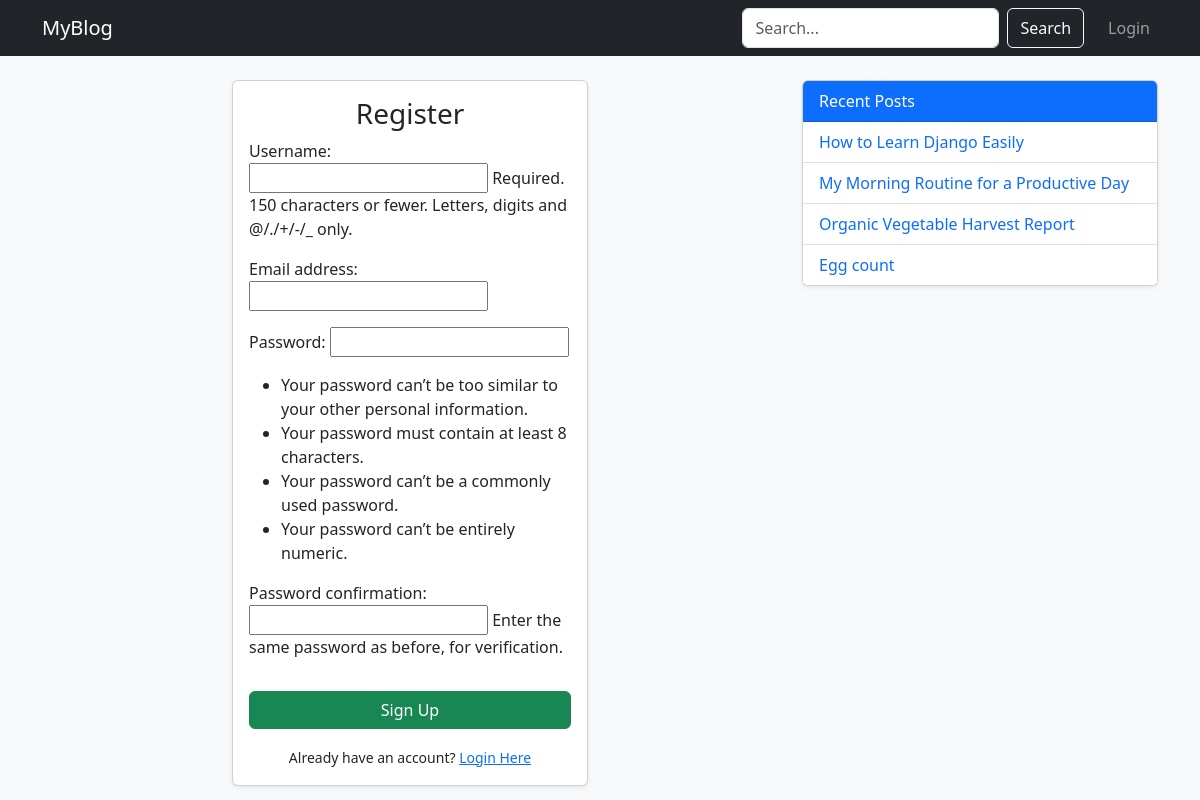
Screenshot of /register/ with the database file from the repository.
### blog/models.py (models this page shows, shortened)
class Post(models.Model):
    STATUS_CHOICES = (
        ('Draft', 'Draft'),
        ('Published', 'Published'),
    )
    title = models.CharField(max_length=200)
    slug = models.SlugField(unique=True, blank=True)
    author = models.ForeignKey(User, on_delete=models.CASCADE)
    content = models.TextField()
    featured_image = models.ImageField(upload_to='blog_images/', blank=True, null=True)
    status = models.CharField(max_length=10, choices=STATUS_CHOICES, default='Draft')
    created_at = models.DateTimeField(auto_now_add=True)
    updated_at = models.DateTimeField(auto_now=True)
    tags = TaggableManager() # 2.3 Tags
    likes = models.ManyToManyField(User, related_name='blog_likes', blank=True) # 2.2 Likes

### blog/views.py (the view)
# urls.py: path('register/', views.register, name='register'),
def register(request):
    if request.method == 'POST':
        form = SignUpForm(request.POST)
        if form.is_valid():
            user = form.save()
            login(request, user)
            return redirect('dashboard')
    else:
        form = SignUpForm()
    return render(request, 'blog/register.html', {'form': form})

### blog/forms.py
class SignUpForm(UserCreationForm):
    class Meta(UserCreationForm.Meta):
        fields = UserCreationForm.Meta.fields + ('email',)

### blog/templatetags/blog_extras.py (called while the page is built)
@register.simple_tag
def get_recent_posts(count=5):
    return Post.objects.filter(status='Published').order_by('-created_at')[:count]

### blog/templates/blog/register.html (shortened to what this page needs)
{% extends 'blog/base.html' %}
{% block content %}
    <div class="row justify-content-center">
        <div class="col-md-6">
            <div class="card shadow-sm">
                <div class="card-body">
                    <h3 class="text-center">Register</h3>
                    <form method="post">
                        {{ form.as_p }}
                        <button type="submit" class="btn btn-success w-100 mt-3">Sign Up</button>
                    </form>
                    <div class="mt-3 text-center">
                        <small>Already have an account? <a href="{% url 'login' %}">Login Here</a></small>
                    </div>
                </div>
            </div>
        </div>
    </div>
{% endblock %}

### blog/templates/blog/base.html (shortened to what this page needs)
{% load static %}
{% load blog_extras %}
<!DOCTYPE html>
<html lang="en">
<head>
    <link href="https://cdn.jsdelivr.net/npm/bootstrap@5.3.0/dist/css/bootstrap.min.css" rel="stylesheet">
</head>
<body class="bg-light">
    <nav class="navbar navbar-expand-lg navbar-dark bg-dark mb-4">
        <div class="container">
            <a class="navbar-brand" href="{% url 'home' %}">MyBlog</a>
            <div class="navbar-nav ms-auto">
                <form class="d-flex me-3" method="GET" action="{% url 'home' %}">
                    <input class="form-control me-2" type="search" name="q" placeholder="Search..." value="{{ request.GET.q }}">
                    <button class="btn btn-outline-light" type="submit">Search</button>
                </form>
                {% if user.is_authenticated %}
                    <a class="nav-link" href="{% url 'dashboard' %}">Dashboard</a>
                    <form action="{% url 'logout' %}" method="POST" class="d-inline">
                        {% csrf_token %}
                        <button class="btn nav-link">Logout</button>
                    </form>
                {% else %}
                    <a class="nav-link" href="{% url 'login' %}">Login</a>
                {% endif %}
            </div>
        </div>
    </nav>
    <div class="container">
        <div class="row">
            <div class="col-md-8">
                {% block content %}{% endblock %}
            </div>
            <div class="col-md-4">
                <div class="card shadow-sm">
                    <div class="card-header bg-primary text-white">Recent Posts</div>
                    <ul class="list-group list-group-flush">
                        {% get_recent_posts 5 as recent_posts %}
                        {% for post in recent_posts %}
                            <li class="list-group-item">
                                <a href="{% url 'post_detail' post.slug %}" class="text-decoration-none">{{ post.title }}</a>
                            </li>
                        {% empty %}
                            <li class="list-group-item">No posts yet.</li>
                        {% endfor %}
                    </ul>
                </div>
            </div>
        </div>
    </div>
</body>
</html>

### rows the page displays
Post: title "How to Learn Django Easily"
Post: title "My Morning Routine for a Productive Day"
Post: title "Organic Vegetable Harvest Report"
Post: title "Egg count"
